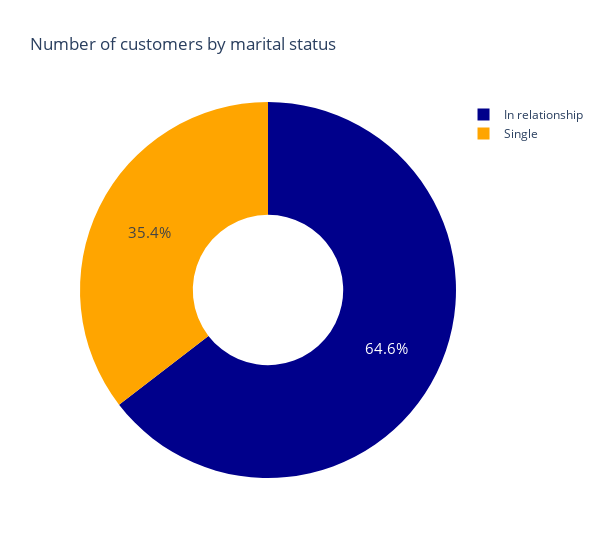

Source (notebook cell):
### Code cell
def viz_pie(data,  values, name, color, title):
    """ plot a pie chart.
    args:
        data (str): dataframe.
        values (str): row to be counted.
        name (str): name of column.
        color (str): additional column
        title (str): graph name.
    show:
        ringed pie chart
    """

    fig = px.pie(data, 
                 values = values, 
                 names = name, 
                 title = title, 
                 hole = 0.4, 
                 width = 600,
                 color_discrete_sequence = ['darkblue', 'orange'])
    fig.update_traces(textinfo = 'percent', textfont_size = 15)
    fig.show()
    
df_marital = df.groupby('marital_status')['id'].count().to_frame().reset_index()

viz_pie(df_marital , df_marital['id'], df_marital['marital_status'], df_marital['marital_status'], 'Number of customers by marital status')

### Figure 1 — Plotly figure (JSON) as saved in the notebook; plotly's stock layout.template omitted (floating-point values rounded to 4 significant figures)
{"data": [{"domain": {"x": [0, 1], "y": [0, 1]}, "hole": 0.4, "hovertemplate": "marital_status=%{label}<br>id=%{value}<extra></extra>", "labels": ["In relationship", "Single"], "legendgroup": "", "name": "", "showlegend": true, "textfont": {"size": 15}, "textinfo": "percent", "type": "pie", "values": [1428, 784]}], "layout": {"legend": {"tracegroupgap": 0}, "piecolorway": ["darkblue", "orange"], "title": {"text": "Number of customers by marital status"}, "width": 600}}
